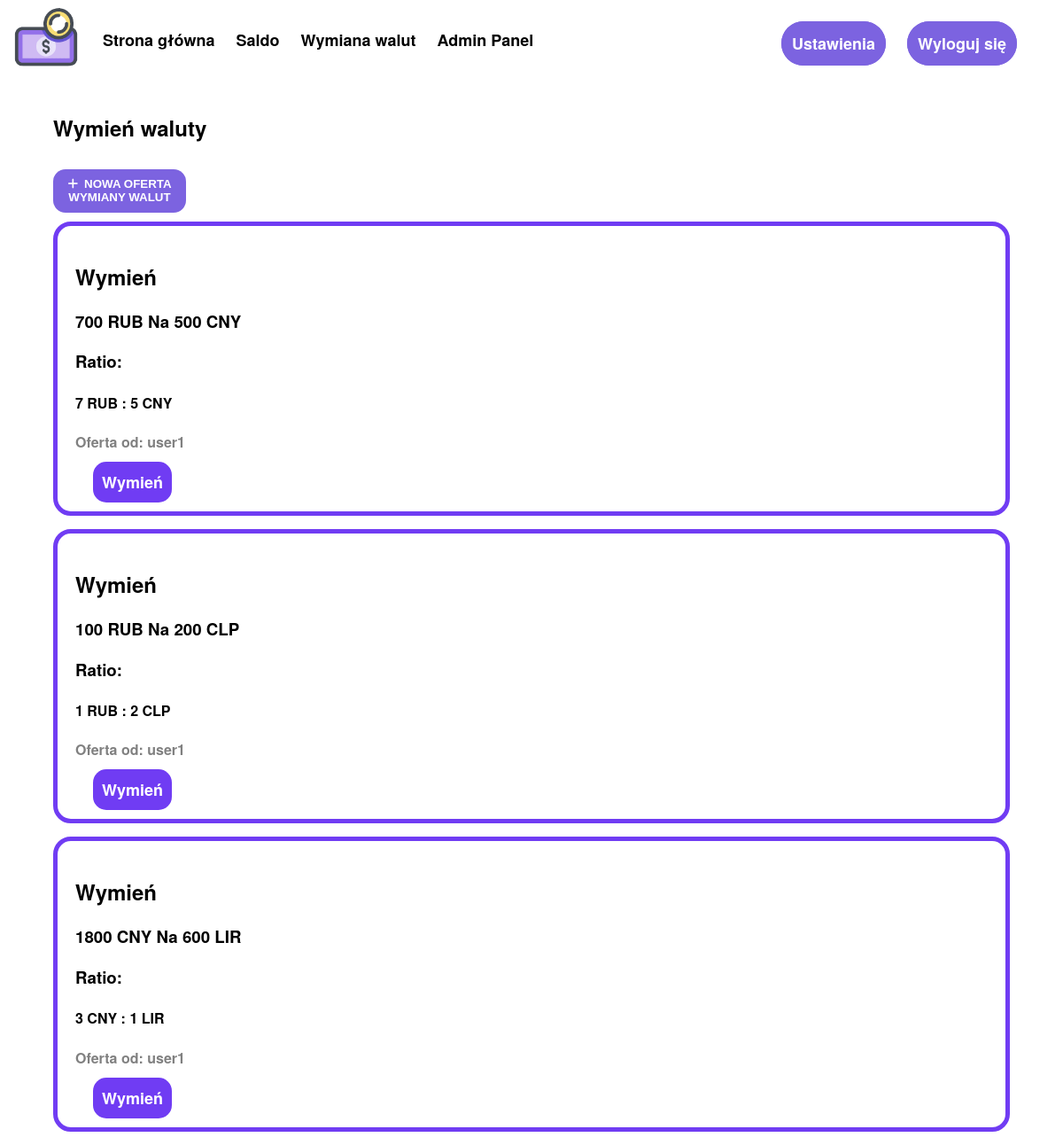
Page /wymiana_walut/ (signed in) on the committed database.
### exchange/models.py (models this page shows, shortened)
class ExchangeListing(models.Model):
    WALUTY = (
        ('CNY', 'Yuan'),
        ('RUB', 'Rubel'),
        ('LIR', 'Lira'),
        ('CLP', 'Peso chilijskie'),
    )
    owner               = models.ForeignKey(Account, blank=True, null=True, on_delete=models.CASCADE)
    exchange_from       = models.CharField(verbose_name="Wymiana z", max_length=32, unique=False, choices=WALUTY)
    exchange_to         = models.CharField(verbose_name="Wymiana na", max_length=32, unique=False, choices=WALUTY)
    amount_owned        = models.PositiveIntegerField(verbose_name="Kwota1", blank=False, default=0)
    amount_wanted       = models.PositiveIntegerField(verbose_name="Kwota2", blank=False, default=0)
    ratio_from          = models.PositiveIntegerField(verbose_name="Ratio Góra", blank=False, default=1)
    ratio_to            = models.PositiveIntegerField(verbose_name="Ratio Dół", blank=False, default=1)
    is_fixed            = models.BooleanField(default=False)

### account/models.py (models this page shows, shortened)
class Account(AbstractBaseUser):
    username            = models.CharField(verbose_name="username", max_length=32, unique=True)
    discord_id          = models.CharField(verbose_name="discord_id", max_length=32, unique=False, blank=True)
    email               = models.EmailField(verbose_name="email", max_length=100, unique=False, blank=True)
    cny                 = models.IntegerField(verbose_name="Yuan", default=0)
    rub                 = models.IntegerField(verbose_name="Rubel", default=0)
    lir                 = models.IntegerField(verbose_name="Lira", default=0)
    clp                 = models.IntegerField(verbose_name="Peso chilijskie", default=0)
    tp                  = models.IntegerField(verbose_name="Peso tarpijskie", default=0)
    date_joined         = models.DateTimeField(verbose_name='date joined', auto_now_add=True)
    last_login          = models.DateTimeField(verbose_name='last login', auto_now_add=True)
    is_admin            = models.BooleanField(default=False)
    is_active           = models.BooleanField(default=True)
    is_staff            = models.BooleanField(default=False)
    is_superuser        = models.BooleanField(default=False)
    is_organization     = models.BooleanField(default=False)
    USERNAME_FIELD = 'username'
    objects = MyAccountMenager()
    def __str__(self):
        return self.username

### exchange/views.py (the view, shortened to what this page needs)
# urls.py: path('wymiana_walut/', exchange_viev, name="exchange"),
def exchange_viev(request):
    if not request.user.is_authenticated:
        return redirect("login")
    exchange_listings = ExchangeListing.objects.all()
    exchange_form = NewExchaneListing()
    context = {
        'exchange_listings' : exchange_listings,
        'exchange_form' : exchange_form
    }
    return render(request, 'exchange/exchange.html', context)

### exchange/templates/exchange/exchange.html (shortened to what this page needs)
{% extends 'main/base.html' %}
{%block head %}
{% load static %}
<link rel="stylesheet" type="text/css" href="{% static 'main/base.css' %}">
<link rel="stylesheet" type="text/css" href="{% static 'transactions/transactions.css' %}">
<link rel="stylesheet" type="text/css" href="{% static 'exchange/exchange.css' %}">
<link href="https://cdn.jsdelivr.net/npm/select2@4.1.0-beta.1/dist/css/select2.min.css" rel="stylesheet"/>
<link rel="stylesheet" href="https://cdnjs.cloudflare.com/ajax/libs/font-awesome/6.0.0-beta3/css/all.min.css" />
{% endblock %}
{% block content %}
<div class="content">
    <div class="exchange-listings-container">
      <h2>Wymień waluty</h2> <button onclick="togglePopup()" class="buton-przelew"><i class="fas fa-plus"></i>Nowa Oferta Wymiany Walut</button>
      {% for exchange_listing in exchange_listings %}
      <div class="exchange-listing">
        <h2>Wymień</h2>
        <h3>{{exchange_listing.amount_wanted}} {{exchange_listing.exchange_to}} Na {{exchange_listing.amount_owned}} {{exchange_listing.exchange_from}}</h3>
        <h3>Ratio:</h3>
        <h4>{{exchange_listing.ratio_to}} {{exchange_listing.exchange_to}} : {{exchange_listing.ratio_from}} {{exchange_listing.exchange_from}}</h4>
        <h4 style="color: gray">Oferta od: {{exchange_listing.owner}}</h4>
        {% if exchange_listing.owner == request.user %}
        <a href="{% url "remove-listing" exchange_listing.id %}" class="bnt-del">Usuń ofertę wymiany</a>
        {% else %}
        <a href="{% url "exchange-money" exchange_listing.id %}" class="bnt-exchange">Wymień</a>
        {% endif %}
     </div>
      {% endfor %}
    </div>
</div>
{% endblock %}

### main/templates/main/base.html (shortened to what this page needs)
<!DOCTYPE html>
<html lang="en">
<head>
    {% load static %}
    {% block head %}{% endblock %}
</head>
<body>
    <div class="div-menu">
        <div class="flexBlock center">
            <ul class="flexBlock menu-li">
                <li class="menu"><a href="/"><img src="{% static 'main/images/logo_bank.png' %}" alt="My image"></a></li>
                <li class="menu-li menu"><a class="menu-text" href="/">Strona główna</a></li>
                <li class="menu-li menu"><a class="menu-text" href="/saldo/">Saldo</a></li>
                <li class="menu-li menu"><a class="menu-text" href="/wymiana_walut/">Wymiana walut</a></li>
                {% if user.is_superuser %}
                <li class="menu-li menu"><a class="menu-text" href="/admindashboard/">Admin Panel</a></li>
                {% endif %}
            </ul>
            {% if user.is_authenticated %}
            <ul class="flexBlock logowanie">
                <li class="menu"><a href="/account/">Ustawienia</a></li>
                <li class="menu"><a href="/logout/">Wyloguj się</a></li>
            </ul>
            {% else %}
            <ul class="flexBlock logowanie">
                <li class="menu"><a href="/login/">Zaloguj się</a></li>
                <li class="menu"><a href="/register/">Zarejestruj się</a></li>
            </ul>
            {% endif %}
        </div>
    </div>
    {% block content%} {% endblock%}
</body>
</html>

### main/static/main/base.css (style rules this page uses)
body { margin: 0 0 0 0; font-family: "Helvetica W02 Roman","Helvetica Neue",Helvetica,Arial,sans-serif; background: white; }
a { text-decoration:none; color: white; font-size: 18px; font-family: "Helvetica W02 Roman","Helvetica Neue",Helvetica,Arial,sans-serif; }
ul { margin:0; padding:0; list-style:none; }
li { padding: 16px 12px 16px 12px; }
img { height: 80px; width: auto; }
.flexBlock { display:flex; justify-content: space-between; align-items:center; white-space: nowrap }
.div-menu { margin-top: -10px; position: relative; width: 100%; z-index: 10; }
.logowanie { font-weight: bold; color: whitesmoke; height: 40px; margin-right: 40px; }
.logowanie a { padding: 10px; border:2px solid white; border-radius: 30px; }
.menu-li:after { padding-bottom: 5px; display: block; content: ''; border-bottom: solid 3px black; transform: scaleX(0); transition: transform 250ms ease-in-out; }
.menu-text { color: black; font-weight: 600; }

### transactions/static/transactions/transactions.css (style rules this page uses)
.content { position: absolute; width: 100%; height: auto; }
.logowanie { font-weight: bold; color: whitesmoke; height: 40px; margin-right: 40px; }
.logowanie a { padding: 10px; border:2px solid #7c63e0; background: #7c63e0; border-radius: 30px; }
.buton-przelew { width: 150px; height: 49px; outline: none; border: none; border-radius: 14px; background-color: #7c63e0; color: white; text-transform: uppercase; font-weight: 600; margin: 10px 0; transition: background-color 0.5s; cursor: pointer; }
.buton-przelew i { margin-right: 7px; }

### exchange/static/exchange/exchange.css (style rules this page uses)
.exchange-listings-container { margin: 0 auto; width: 90%; }
.exchange-listing { width: auto !important; padding: 20px; margin-bottom: 15px; width: 100%; border-radius: 20px; border: 5px solid #703cf3; }
.bnt-exchange { color: white; background: #703cf3; font-weight: bold; padding: 10px; border-radius: 15px; margin-left: 20px; }

### rows in the picture
ExchangeListing: amount_wanted "700", exchange_to "RUB", amount_owned "500", exchange_from "CNY", ratio_to "7", ratio_from "5", owner "user1", shows "Wymień"
ExchangeListing: amount_wanted "100", exchange_to "RUB", amount_owned "200", exchange_from "CLP", ratio_to "1", ratio_from "2", owner "user1", shows "Wymień"
ExchangeListing: amount_wanted "1800", exchange_to "CNY", amount_owned "600", exchange_from "LIR", ratio_to "3", ratio_from "1", owner "user1", shows "Wymień"
